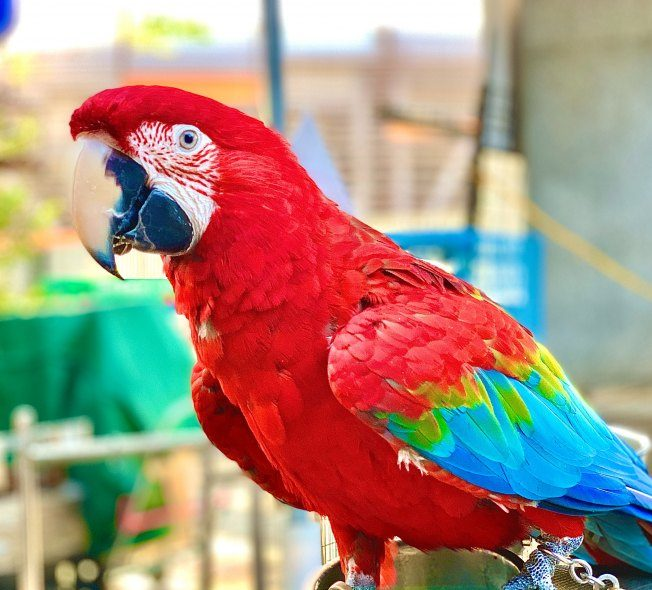
#> input picture Computer_Vision/parrot.jpg, 652 x 590 px
$ python filtering.py
#> lines starting #> are read from the running program, lines starting #| are printed output that depends on the picture; after the words box and inside, x2 and y2 are one past the last pixel; in counts of white or black regions, pixels touching at a corner belong together
# filtering

import cv2 as cv
import numpy as np

img = cv.imread('parrot.jpg')
#> img is the input picture: shape (590, 652, 3); mean B, G, R 126.5, 140.3, 165.4
hsv = cv.cvtColor(img, cv.COLOR_RGB2HSV)
#> hsv: shape (590, 652, 3); mean H, S, V 83.1, 129.9, 196

minimum = np.array([100, 60, 0])
maximum = np.array([255, 255, 255])

mask = cv.inRange(hsv, minimum, maximum)
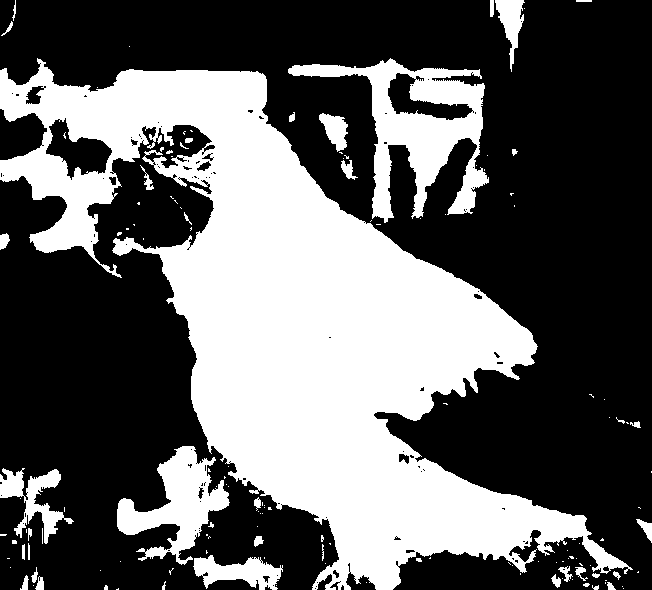
#> mask: shape (590, 652); 37.8% white; 138 white regions (98 under 20 px), largest, box (x1, y1, x2, y2) and area: (0, 58, 633, 590) 121121, (288, 58, 489, 223) 11185, (117, 446, 230, 565) 5600
result = cv.bitwise_and(img, img, mask = mask)

# resulting filter mask
cv.imshow('Mask', mask)
cv.waitKey(0)
cv.destroyAllWindows()

# resulting image
cv.imshow('Result', result)
cv.waitKey(0)
cv.destroyAllWindows()

# Blurring and Smoothing
averages = np.ones((15,15), np.float32) /225
smoothed = cv.filter2D(result, -1, averages)
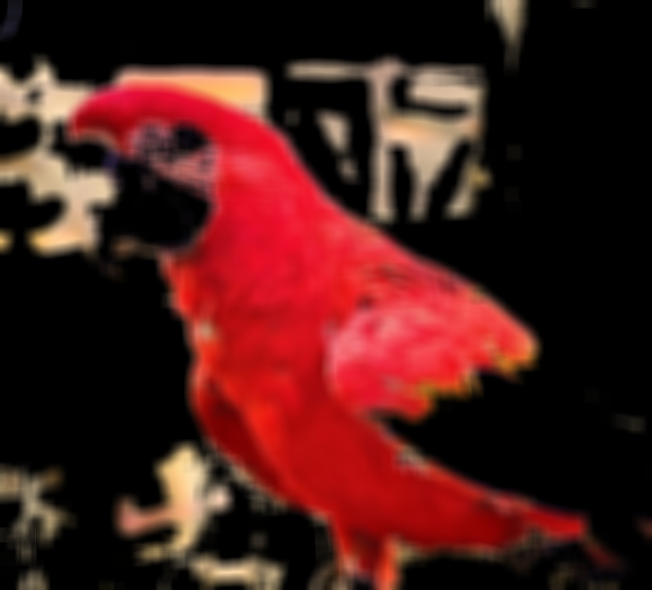
#> smoothed: shape (590, 652, 3); mean B, G, R 24.7, 27.3, 75.1
cv.imshow('Smoothed', smoothed)
cv.waitKey(0)
cv.destroyAllWindows()

smoothed2 = cv.filter2D(mask, -1, averages)
smoothed2 = cv.bitwise_and(img, img, mask=smoothed2)
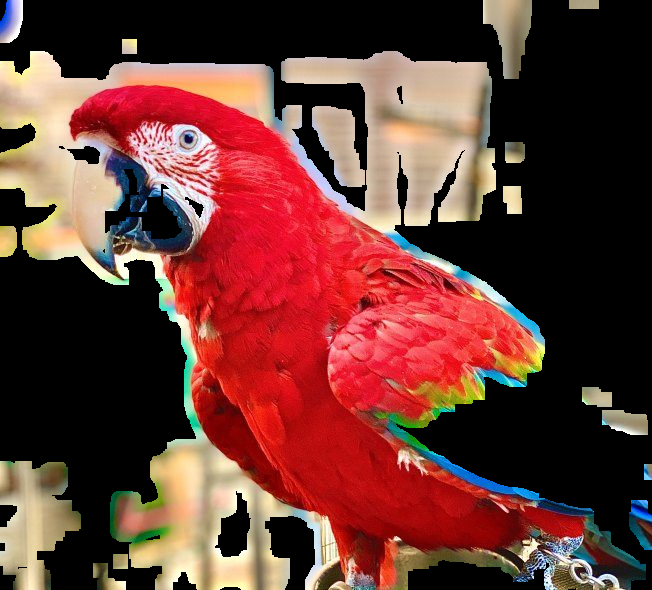
#> smoothed2: shape (590, 652, 3); mean B, G, R 51.1, 57.5, 105
cv.imshow('Smoothed2', smoothed2)
cv.waitKey(0)
cv.destroyAllWindows()

# Gaussian and Median Blur
blur = cv.GaussianBlur(result, (15,15), 0)
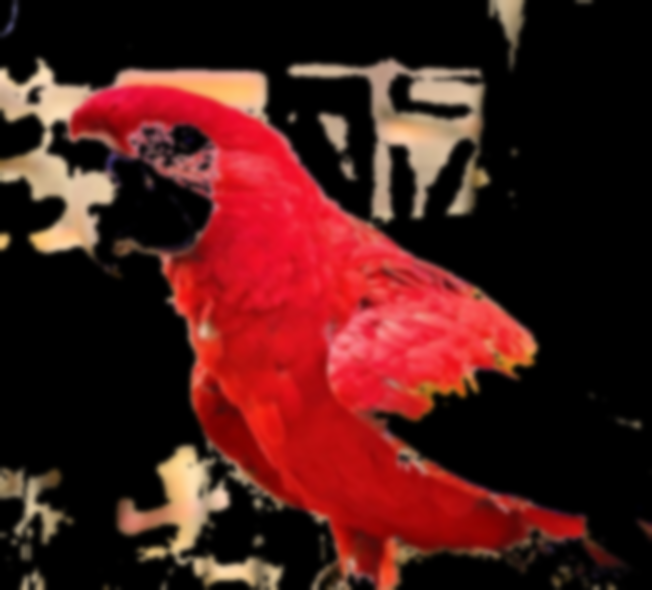
#> blur: shape (590, 652, 3); mean B, G, R 24.7, 27.3, 75.1
median = cv.medianBlur(result, 15)
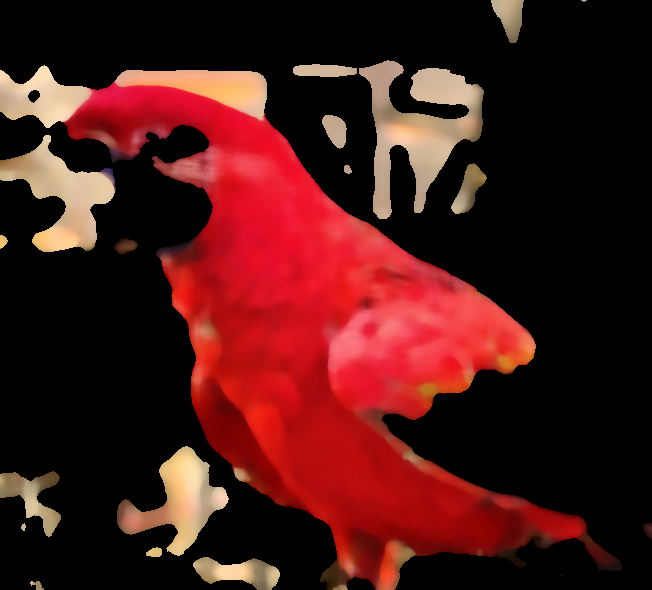
#> median: shape (590, 652, 3); mean B, G, R 21.6, 23.7, 73.2
cv.imshow('Median', median)
cv.waitKey(0)
cv.destroyAllWindows()

median2 = cv.medianBlur(mask, 15)
#> median2: shape (590, 652); 37.2% white; 19 white regions (2 under 20 px), largest, box (x1, y1, x2, y2) and area: (0, 65, 622, 590) 115114, (359, 60, 484, 219) 9338, (0, 135, 116, 252) 6067
median2 = cv.bitwise_and(img, img, mask=median2)
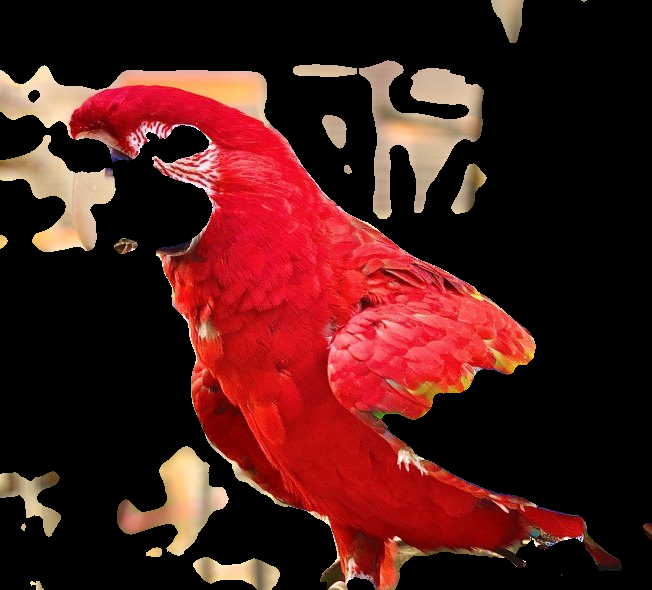
#> median2: shape (590, 652, 3); mean B, G, R 24.4, 26.9, 74.5
cv.imshow('Median2', median2)
cv.waitKey(0)
cv.destroyAllWindows()

# filtering camera data
camera = cv.VideoCapture(0)

while True:
    _,img = camera.read()
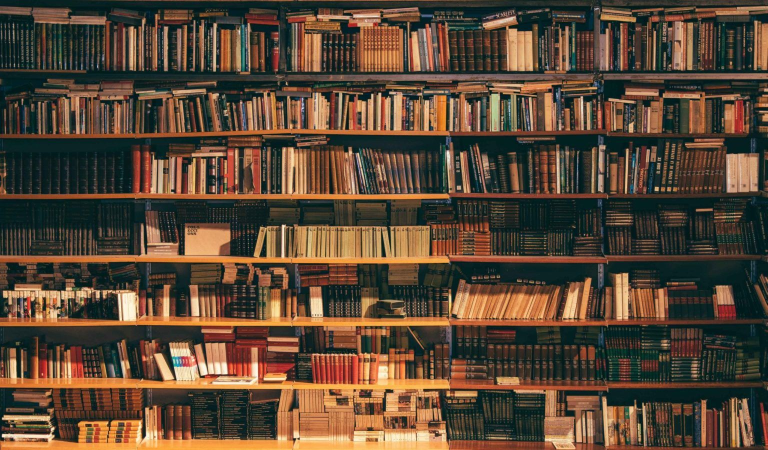
#> input picture Computer_Vision/bookcase.jpg, 1535 x 900 px, given in place of the camera (shown at 1/2 size)
#> img is the input picture: shape (900, 1535, 3); mean B, G, R 54, 71.7, 91.1

#> (the run stopped early here; a loop or call above may not have finished)
